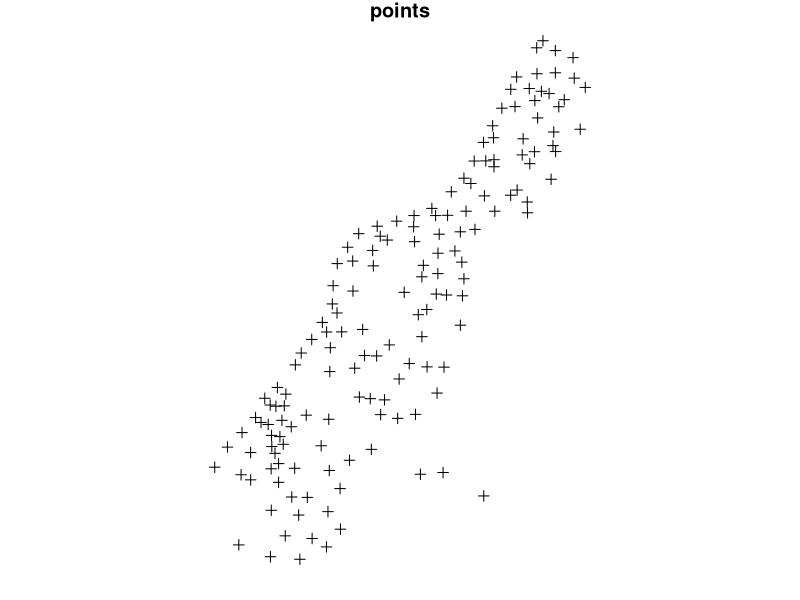
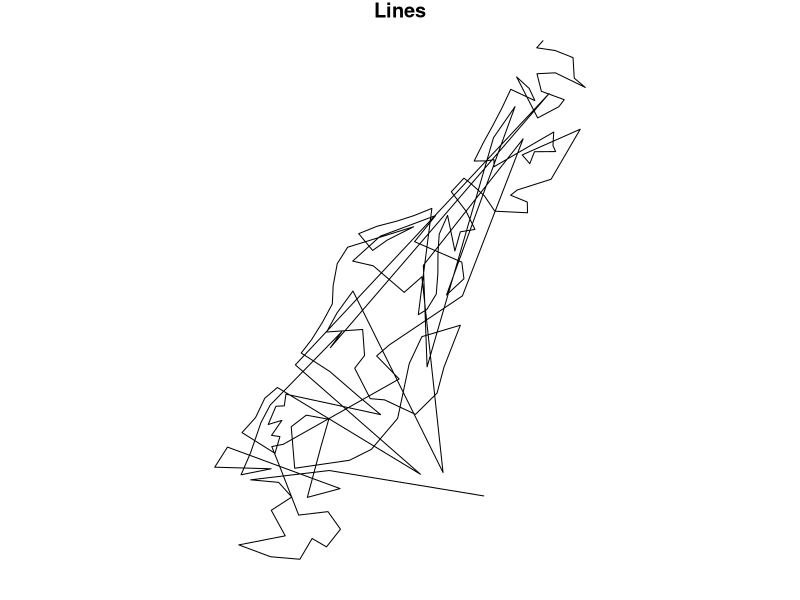
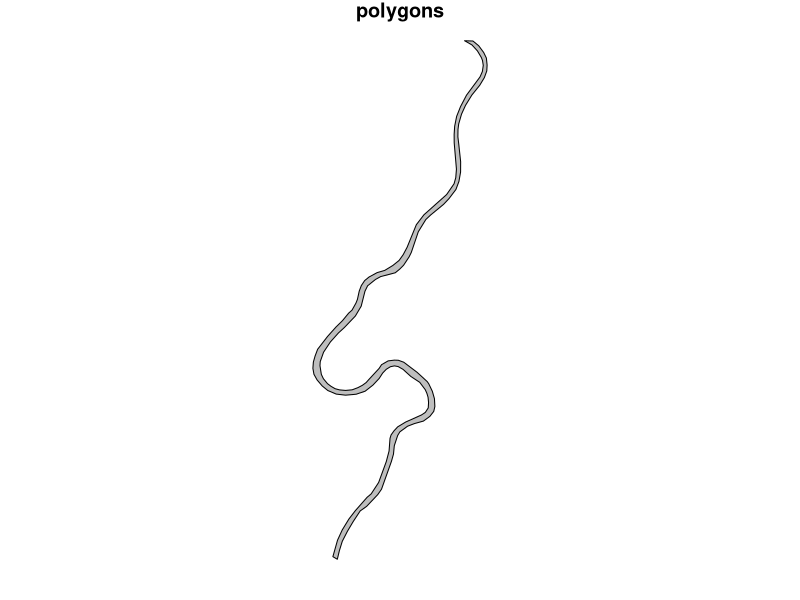
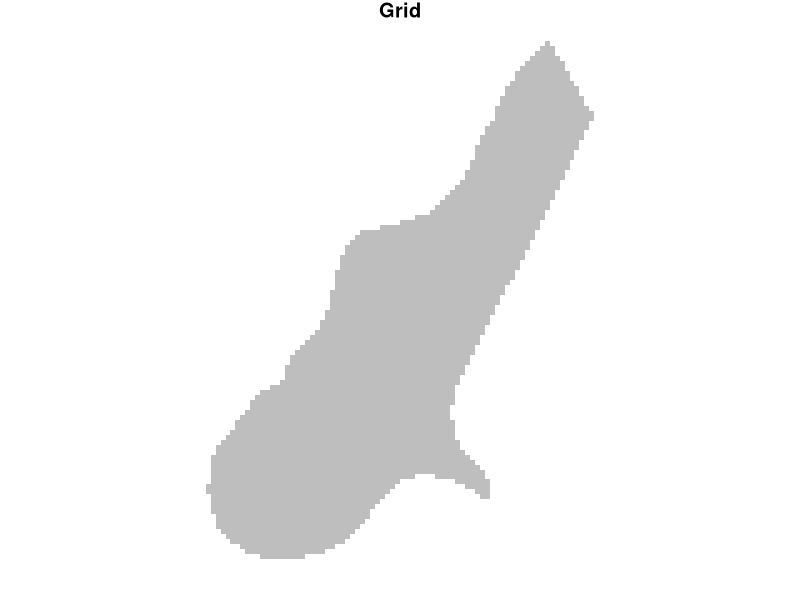

Write R code to recreate these figures, in order.
################################
# 3.1 Traditional plot system
#################################

install.packages('sp')
library(sp)


#------------------------------------------------#
# Chunk 0 : Plotting points, lines, polygons, grids
#--------------------------------------------------#
par(mai = c(0.2,0.2,0.2,0.2))
#plot.new()


## Points
data(meuse)
coordinates(meuse) <- c('x', 'y') 
# change from dataframe to SpatialPointsDataFrame

plot(meuse)
title("points")


## Lines
cc <- coordinates(meuse) # retrieve spatial coords
m.sl <- SpatialLines(list(Lines(list(Line(cc)), 'line1')))
# formal class SpatialLines
plot(m.sl)
title("Lines")         
            

## Polygons                     
data("meuse.riv")                     
meuse.lst <- list(Polygons(list(Polygon(meuse.riv)), "meuse.riv"))
meuse.pol <- SpatialPolygons(meuse.lst) # formal class SpatialPolygons

plot(meuse.pol, col = "grey")
title("polygons")


## Grids
data(meuse.grid)
head(meuse.grid)

coordinates(meuse.grid) <- c('x', 'y')
# turn meuse.grid into SpatialPointsDataFrame

meuse.pix <- as(meuse.grid, "SpatialPixels")
# FormalClass SpatialPixels

image(meuse.pix, col = "grey")
title("Grid")
